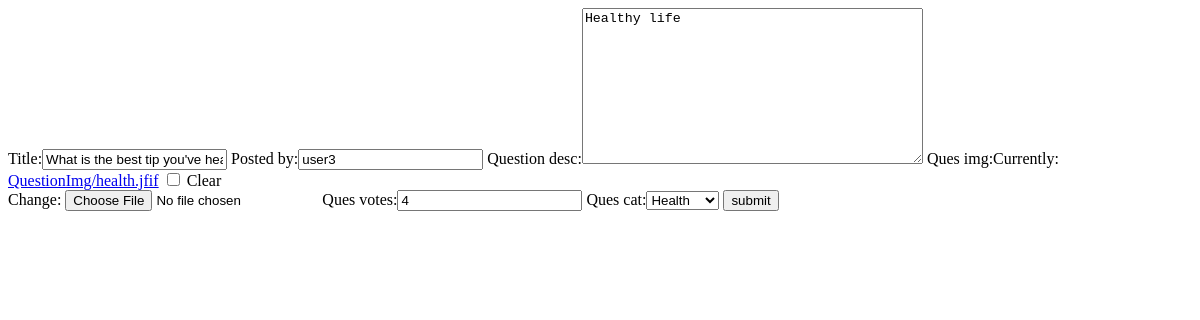
The app's page /qnaapp/update/5/, older data.
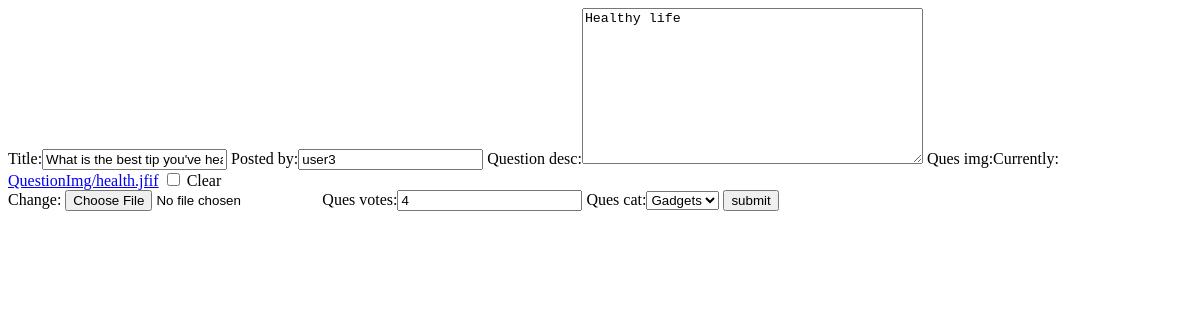
The same page, newer data.
### qna_app/models.py (models this page shows, shortened)
class QuestionModel(models.Model):
    title = models.CharField(max_length=255)
    posted_by = models.CharField(max_length=120)
    timestamp= models.DateTimeField(auto_now_add=True)
    question_desc= models.TextField()
    ques_img=models.ImageField(upload_to="QuestionImg",blank=True,null=True)
    ques_votes=models.IntegerField(default=0)
    ques_cat=models.ForeignKey(CategoryModel,on_delete=models.CASCADE,null=True)

### qna_app/views.py (the view)
# urls.py: path('update/<int:id>/',views.update_question,name='update'),
def update_question(request,id):
    question= QuestionModel.objects.get(id=id)
    if request.method=="POST":
        form=QuestionForm(request.POST,request.FILES,instance=question) #request.files is for images
        if form.is_valid():
            try:
                form.save()
                return redirect('qna:update', id)
            except:
                return HttpResponse('Failed')
        else:
            return HttpResponse(form.errors)
    else:
        form= QuestionForm(instance=question)
        return render(request,'questionmodel_update.html',{'form':form})

### qna_app/forms.py
class QuestionForm(forms.ModelForm):
    class Meta:             #change attribute of parent form
        model= QuestionModel
        fields='__all__'

### qna_app/models.py (called while the page is built)
    def __str__(self):
        return self.cat_title

### qna_app/templates/questionmodel_update.html (shortened to what this page needs)
<form method="POST" enctype="multipart/form-data">
    {{ form }}
    <input type="submit" value="submit">
</form>

Row changes from the older to the newer data that the page shows:
changed QuestionModel "What is the best tip you've heard for staying healthy?": ques_cat "Health" → "Gadgets"
